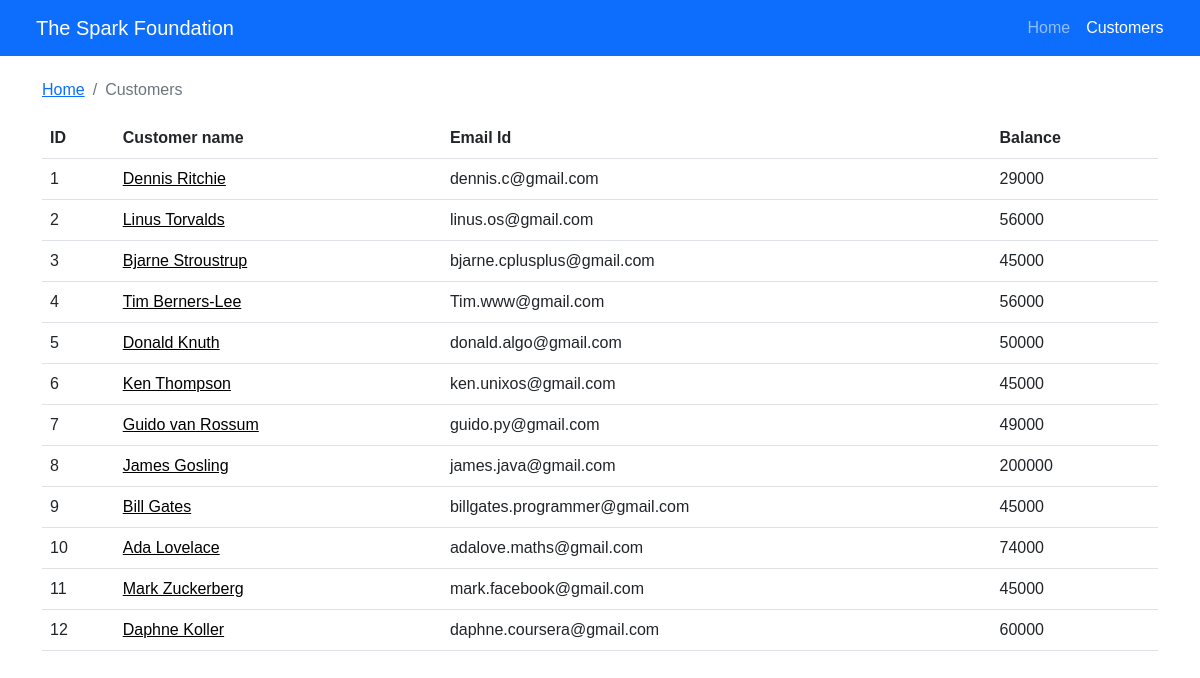
/customer.php, run on an earlier commit of the app's database.
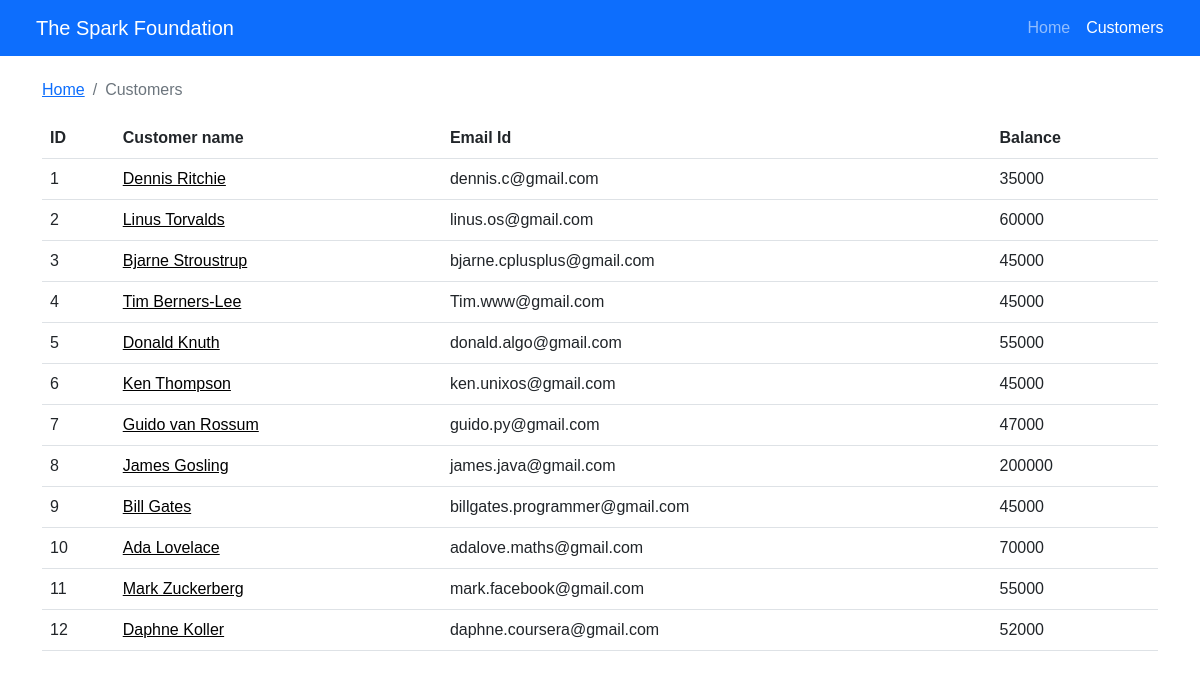
And on a later commit of the database.
### tables this page shows
CREATE TABLE `customer` (
  `id` int(100) NOT NULL,
  `customer_name` varchar(50) NOT NULL,
  `email_id` varchar(1000) NOT NULL,
  `balance` double NOT NULL DEFAULT 0
);

### customer.php (the view, shortened to what this page needs)
<?php
require_once "pdo.php";
$stmt = $pdo->query("SELECT id, customer_name, email_id, balance FROM customer");
$rows = $stmt->fetchAll(PDO::FETCH_ASSOC);
?>
<!DOCTYPE html>
<html lang="en">
<head>
  <link href="https://cdn.jsdelivr.net/npm/bootstrap@5.0.2/dist/css/bootstrap.min.css" rel="stylesheet">
  <link rel="stylesheet" href="css/styles.css">
</head>
<body>
  <div>
    <nav class="navbar navbar-expand-md navbar-dark bg-primary">
      <a href="#" class="navbar-brand text-white" style="margin-left: 3%;"> The Spark Foundation</a>
      <div class="collapse  navbar-collapse" id="toogleMobileMenu">
        <ul class="navbar-nav ms-auto text-center" style="margin-right: 3%;">
          <li>
            <a class="nav-link" href='index.php'> Home </a>
          </li>
          <li>
            <a class="nav-link active" href='#'> Customers </a>
          </li>
        </ul>
      </div>
    </nav>
  </div>
  <div class="container">
    <nav aria-label="breadcrumb">
      <ol class="breadcrumb">
        <li class="breadcrumb-item"><a href="index.php">Home</a></li>
        <li class="breadcrumb-item active" aria-current="page">Customers</li>
      </ol>
    </nav>
    <table class="table table-hover" style="margin: 5px 0px 100px 0px;">
      <tr>
        <td><b> ID</b></td>
        <td><b> Customer name</b></td>
        <td><b> Email Id</b></td>
        <td><b> Balance</b></td>
      </tr>
      <?php
      foreach ($rows as $row) {
        echo "<tr><td>";
        echo ($row['id']);
        echo ("</td><td>"); ?>
        <a style="color:black;" href="transfer.php?email_id=<?php echo $row["email_id"]; ?>">
          <?php echo $row['customer_name']; ?>
        </a>
      <?php
        echo ("</td><td>");
        echo ($row['email_id']);
        echo ("</td><td>");
        echo ($row['balance']);
        echo ("</td></tr>\n");
      }
      ?>
    </table>
</body>
</html>

### css/styles.css (style rules this page uses)
* { font-family: Arial, Helvetica, sans-serif; }
.breadcrumb { margin-top: 2%; }

What changed in the data, as far as the page shows it:
changed customer "Dennis Ritchie": balance "29000" → "35000"
changed customer "Linus Torvalds": balance "56000" → "60000"
changed customer "Tim Berners-Lee": balance "56000" → "45000"
changed customer "Donald Knuth": balance "50000" → "55000"
changed customer "Guido van Rossum": balance "49000" → "47000"
changed customer "Ada Lovelace": balance "74000" → "70000"
changed customer "Mark Zuckerberg": balance "45000" → "55000"
changed customer "Daphne Koller": balance "60000" → "52000"
